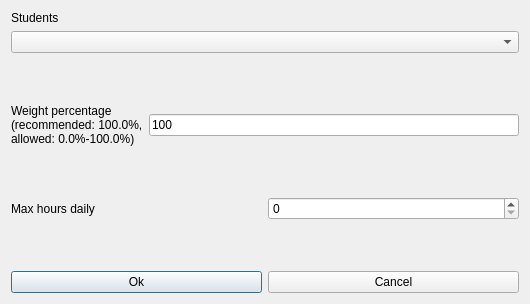
<?xml version="1.0" encoding="UTF-8"?>
<ui version="4.0">
 <class>ModifyConstraintStudentsSetMaxHoursDailyRealDaysForm_template</class>
 <widget class="QDialog" name="ModifyConstraintStudentsSetMaxHoursDailyRealDaysForm_template">
  <property name="geometry">
   <rect>
    <x>0</x>
    <y>0</y>
    <width>530</width>
    <height>304</height>
   </rect>
  </property>
  <property name="windowTitle">
   <string extracomment="This is the title of the dialog to modify a constraint of this type">Modify students set max hours daily real days</string>
  </property>
  <layout class="QGridLayout" name="gridLayout">
   <item row="0" column="0">
    <layout class="QVBoxLayout" name="verticalLayout">
     <item>
      <widget class="QLabel" name="studentsTextLabel">
       <property name="frameShape">
        <enum>QFrame::NoFrame</enum>
       </property>
       <property name="frameShadow">
        <enum>QFrame::Plain</enum>
       </property>
       <property name="text">
        <string>Students</string>
       </property>
       <property name="wordWrap">
        <bool>false</bool>
       </property>
      </widget>
     </item>
     <item>
      <widget class="QComboBox" name="studentsComboBox">
       <property name="editable">
        <bool>false</bool>
       </property>
       <property name="insertPolicy">
        <enum>QComboBox::NoInsert</enum>
       </property>
       <property name="duplicatesEnabled">
        <bool>false</bool>
       </property>
      </widget>
     </item>
    </layout>
   </item>
   <item row="1" column="0">
    <spacer name="verticalSpacer">
     <property name="orientation">
      <enum>Qt::Vertical</enum>
     </property>
     <property name="sizeHint" stdset="0">
      <size>
       <width>20</width>
       <height>38</height>
      </size>
     </property>
    </spacer>
   </item>
   <item row="2" column="0">
    <layout class="QHBoxLayout" name="horizontalLayout_2">
     <item>
      <widget class="QLabel" name="weightTextLabel">
       <property name="frameShape">
        <enum>QFrame::NoFrame</enum>
       </property>
       <property name="frameShadow">
        <enum>QFrame::Plain</enum>
       </property>
       <property name="text">
        <string>Weight percentage
(recommended: 100.0%,
allowed: 0.0%-100.0%)</string>
       </property>
       <property name="wordWrap">
        <bool>false</bool>
       </property>
      </widget>
     </item>
     <item>
      <widget class="QLineEdit" name="weightLineEdit">
       <property name="text">
        <string notr="true">100</string>
       </property>
      </widget>
     </item>
    </layout>
   </item>
   <item row="3" column="0">
    <spacer name="verticalSpacer_2">
     <property name="orientation">
      <enum>Qt::Vertical</enum>
     </property>
     <property name="sizeHint" stdset="0">
      <size>
       <width>20</width>
       <height>36</height>
      </size>
     </property>
    </spacer>
   </item>
   <item row="4" column="0">
    <layout class="QHBoxLayout" name="horizontalLayout_3">
     <item>
      <widget class="QLabel" name="maxHoursTextLabel">
       <property name="frameShape">
        <enum>QFrame::NoFrame</enum>
       </property>
       <property name="frameShadow">
        <enum>QFrame::Plain</enum>
       </property>
       <property name="text">
        <string>Max hours daily</string>
       </property>
       <property name="wordWrap">
        <bool>false</bool>
       </property>
      </widget>
     </item>
     <item>
      <widget class="QSpinBox" name="maxHoursSpinBox"/>
     </item>
    </layout>
   </item>
   <item row="5" column="0">
    <spacer name="verticalSpacer_3">
     <property name="orientation">
      <enum>Qt::Vertical</enum>
     </property>
     <property name="sizeHint" stdset="0">
      <size>
       <width>20</width>
       <height>38</height>
      </size>
     </property>
    </spacer>
   </item>
   <item row="6" column="0">
    <layout class="QHBoxLayout" name="horizontalLayout">
     <item>
      <widget class="QPushButton" name="okPushButton">
       <property name="text">
        <string>Ok</string>
       </property>
      </widget>
     </item>
     <item>
      <widget class="QPushButton" name="cancelPushButton">
       <property name="text">
        <string>Cancel</string>
       </property>
      </widget>
     </item>
    </layout>
   </item>
  </layout>
 </widget>
 <layoutdefault spacing="6" margin="11"/>
 <resources/>
 <connections/>
</ui>
